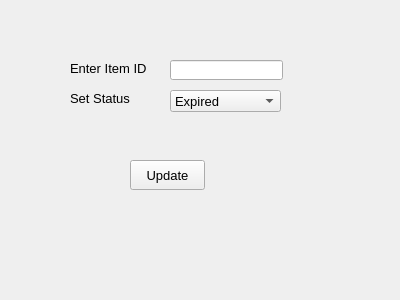
<?xml version="1.0" encoding="UTF-8"?>
<ui version="4.0">
 <class>UpdateItem</class>
 <widget class="QWidget" name="UpdateItem">
  <property name="geometry">
   <rect>
    <x>0</x>
    <y>0</y>
    <width>400</width>
    <height>300</height>
   </rect>
  </property>
  <property name="windowTitle">
   <string>Form</string>
  </property>
  <widget class="QLabel" name="lblInfo">
   <property name="geometry">
    <rect>
     <x>120</x>
     <y>130</y>
     <width>131</width>
     <height>16</height>
    </rect>
   </property>
   <property name="text">
    <string/>
   </property>
  </widget>
  <widget class="QLineEdit" name="txtId">
   <property name="geometry">
    <rect>
     <x>170</x>
     <y>60</y>
     <width>113</width>
     <height>20</height>
    </rect>
   </property>
   <property name="font">
    <font>
     <pointsize>10</pointsize>
    </font>
   </property>
  </widget>
  <widget class="QLabel" name="label">
   <property name="geometry">
    <rect>
     <x>70</x>
     <y>60</y>
     <width>91</width>
     <height>16</height>
    </rect>
   </property>
   <property name="font">
    <font>
     <pointsize>10</pointsize>
    </font>
   </property>
   <property name="text">
    <string>Enter Item ID</string>
   </property>
  </widget>
  <widget class="QPushButton" name="pushButton">
   <property name="geometry">
    <rect>
     <x>130</x>
     <y>160</y>
     <width>75</width>
     <height>30</height>
    </rect>
   </property>
   <property name="font">
    <font>
     <pointsize>10</pointsize>
    </font>
   </property>
   <property name="text">
    <string>Update</string>
   </property>
  </widget>
  <widget class="QComboBox" name="cmbStatus">
   <property name="geometry">
    <rect>
     <x>170</x>
     <y>90</y>
     <width>111</width>
     <height>22</height>
    </rect>
   </property>
   <property name="font">
    <font>
     <pointsize>10</pointsize>
    </font>
   </property>
   <item>
    <property name="text">
     <string>Expired</string>
    </property>
   </item>
   <item>
    <property name="text">
     <string>Available</string>
    </property>
   </item>
   <item>
    <property name="text">
     <string>Returned</string>
    </property>
   </item>
   <item>
    <property name="text">
     <string>Sold</string>
    </property>
   </item>
   <item>
    <property name="text">
     <string>Spoiled</string>
    </property>
   </item>
  </widget>
  <widget class="QLabel" name="label_2">
   <property name="geometry">
    <rect>
     <x>70</x>
     <y>90</y>
     <width>81</width>
     <height>16</height>
    </rect>
   </property>
   <property name="font">
    <font>
     <pointsize>10</pointsize>
    </font>
   </property>
   <property name="text">
    <string>Set Status</string>
   </property>
  </widget>
 </widget>
 <resources/>
 <connections/>
</ui>
